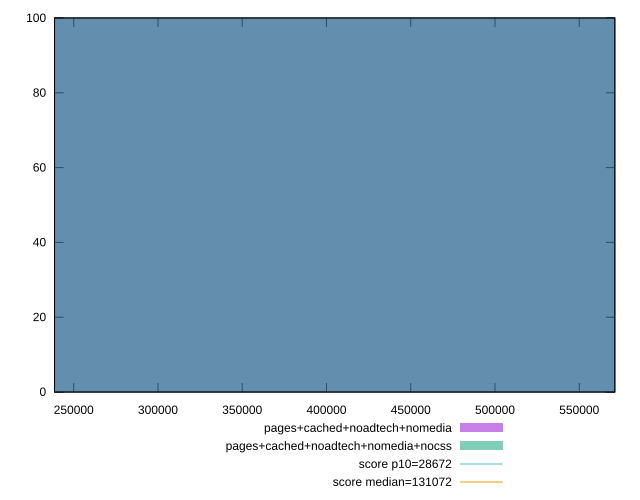

Reproduce this figure in gnuplot.
reset

$pagesCachedNoadtechNomedia <<EOF
387423.9896401235 100
EOF

$pagesCachedNoadtechNomediaNocss <<EOF
387423.9896401235 100
EOF

set key outside below
set boxwidth 387423.9896401235
set xrange [238613.48333333334:571115.25]
set yrange [0:100]
set trange [0:100]
set style fill transparent solid 0.5 noborder

set parametric
set terminal svg size 640, 500 enhanced background rgb 'white'
set output "report_00017_2021-02-10T15-08-03.406Z/uses-long-cache-ttl/comparison/histogram/3_vs_4.svg"

plot $pagesCachedNoadtechNomedia title "pages+cached+noadtech+nomedia" with boxes, \
     $pagesCachedNoadtechNomediaNocss title "pages+cached+noadtech+nomedia+nocss" with boxes, \
     28672,t title "score p10=28672", \
     131072,t title "score median=131072"

reset
